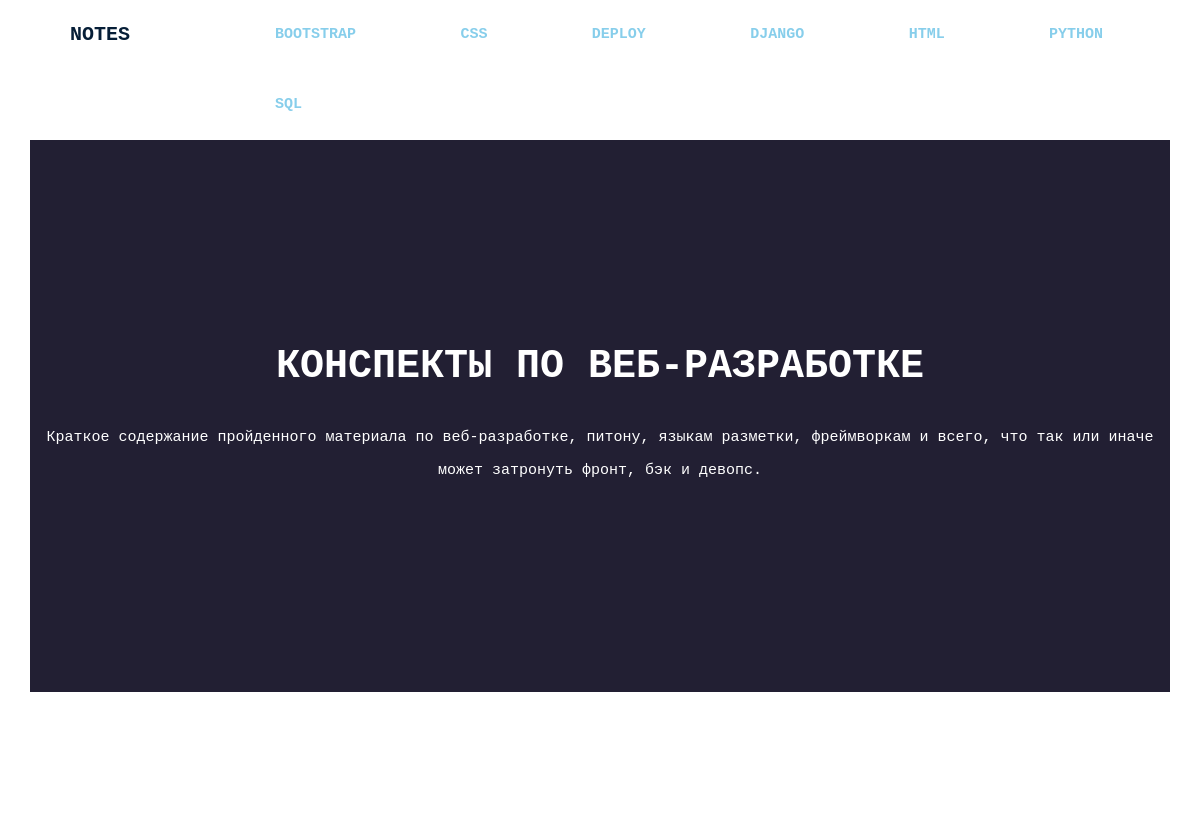
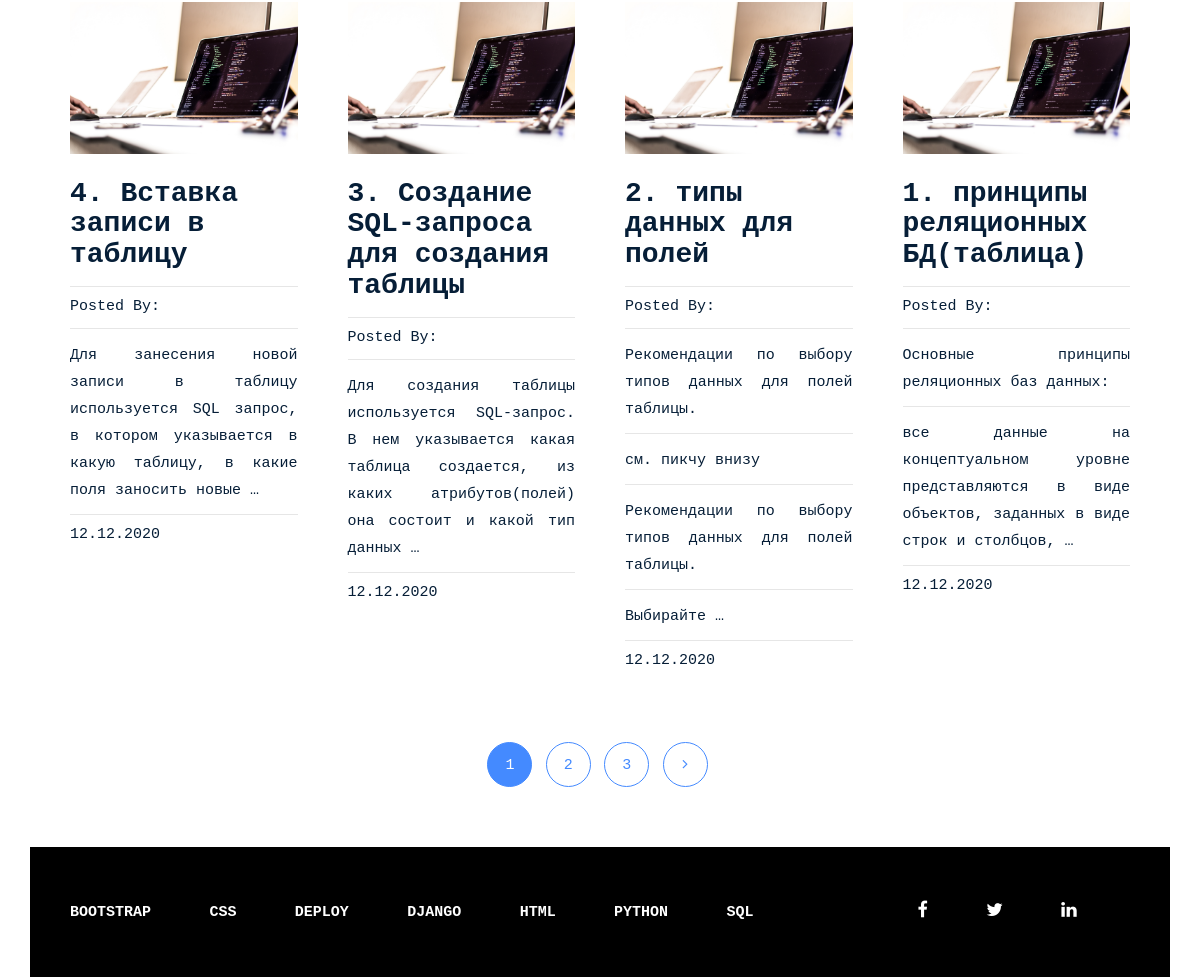
The page / on the database its author committed (2 pictures, top to bottom).
### blog/models.py (models this page shows, shortened)
class Category(models.Model):
    title = models.CharField(max_length=255)
    slug = models.SlugField(max_length=255, verbose_name='Url', unique=True)
    def get_absolute_url(self):
        return reverse('category', kwargs={"slug": self.slug})
    class Meta:
        verbose_name = 'Категория(ю)'
        verbose_name_plural = 'Категории'
        ordering = ['title']

class Post(models.Model):
    title = models.CharField(max_length=255)
    slug = models.SlugField(max_length=255, verbose_name='Url', unique=True)
    author = models.CharField(max_length=100)
    content = models.TextField(blank=True)
    created_at = models.DateTimeField(auto_now_add=True, verbose_name='Опубликовано')
    photo = models.ImageField(upload_to='photos/%Y/%m/%d/', blank=True)
    views = models.IntegerField(default=0, verbose_name='Всего просмотров')
    category = models.ForeignKey(Category, on_delete=models.PROTECT, related_name='posts')
    tags = models.ManyToManyField(Tag, blank=True, related_name='posts')
    def get_absolute_url(self):
        return reverse('post', kwargs={"slug": self.slug})
    class Meta:
        verbose_name = 'Статья(ю)'
        verbose_name_plural = 'Статьи'
        ordering = ['-created_at']

### blog/views.py (the view)
# urls.py: path('', Home.as_view(), name='home'),
class Home(ListView):
    model = Post
    template_name = 'blog/index.html'
    context_object_name = 'posts'
    paginate_by = 4
    def get_context_data(self, *, object_list=None, **kwargs):
        context = super().get_context_data(**kwargs)
        context['title'] = 'Classic Blog Design'
        return context

### blog/templatetags/menu.py (called while the page is built)
@register.inclusion_tag('blog/menu_tpl.html')
def show_menu(menu_class='menu'):
    categories = Category.objects.all()
    return {"categories": categories, "menu_class": menu_class}

### blog/templates/blog/index.html (shortened to what this page needs)
{% extends 'base.html' %}
{% load static %}
{% block content %}
<section class="bg-text-area">
    <div class="container">
        <div class="row">
            <div class="col-md-12">
                <div class="bg-text">
                    <h3>Конспекты по веб-разработке</h3>
                    <p>Краткое содержание пройденного материала по веб-разработке, питону, языкам разметки,
                        фреймворкам и всего, что так или иначе может затронуть фронт, бэк и девопс.</p>
                </div>
            </div>
        </div>
    </div>
</section>
<section class="blog-post-area">
    <div class="container">
        <div class="row">
            <div class="blog-post-area-style">
                {% for post in posts %}
                <div class="col-md-3">
                    <div class="single-post">
                        {% if post.photo %}
                        <img src="{{ post.photo.url }}" alt="{{ post.title }}">
                        {% else %}
                        <img src="https://picsum.photos/id/1060/300/201/?blur=2" alt="{{ post.title }}">
                        {% endif %}
                        <h3><a href="{{ post.get_absolute_url }}">{{ post.title }}</a></h3>
                        <h4><span>Posted By:</span></h4>
                        {{ post.content|truncatewords_html:20|safe }}
                        <h4><span>{{ post.created_at|date:"d.m.Y" }}</span></h4>
                    </div>
                </div>
                {% endfor %}
            </div>
        </div>
    </div>
    {% if page_obj.has_other_pages %}
    <div class="pegination">
        <div class="nav-links">
            {% for p in page_obj.paginator.page_range %}
                {% if page_obj.number == p %}
                <span class="page-numbers current">{{ p }}</span>
                {% elif p > page_obj.number|add:-3 and p < page_obj.number|add:3 %}
                <a class="page-numbers" href="?page={{ p }}">{{ p }}</a>
                {% endif %}
            {% endfor %}
            {% if page_obj.has_next %}
            <a class="page-numbers" href="?page={{ page_obj.next_page_number }}"><i class="fa fa-angle-right" aria-hidden="true"></i></a>
            {% endif %}
        </div>
    </div>
    {% endif %}
</section>
{% endblock %}

### templates/base.html (shortened to what this page needs)
{% load static %}
{% load cache %}
<!DOCTYPE html>
<html lang="en">
<head>
    <link rel="stylesheet" href="{% static 'css/font-awesome.min.css' %}">
    <link rel="stylesheet" href="{% static 'css/bootstrap.css' %}">
    <link rel="stylesheet" href="{% static 'css/owl.carousel.min.css' %}">
    <link rel="stylesheet" href="{% static 'css/owl.theme.default.min.css' %}">
    <link rel="stylesheet" href="{% static 'style.css' %}">
    <link rel="stylesheet" href="{% static 'responsive.css' %}">
</head>
<body>
    <div class="wrapper">
        {% cache 20 header %}
        {% include 'inc/_header.html' %}
        {% endcache %}
        {% block content %}{% endblock %}
        {% cache 20 footer %}
        {% include 'inc/_footer.html' %}
        {% endcache %}
    </div>
</body>
</html>

### templates/inc/_header.html
{% load menu %}
<header class="header">
    <div class="container">
        <div class="row">
            <div class="col-md-2">
                <div class="logo">
                    <h2><a href="{% url 'home' %}">Notes</a></h2>
                </div>
            </div>
            <div class="col-md-10">
                {% show_menu %}
            </div>
        </div>
    </div>
</header>

### blog/templates/blog/menu_tpl.html
<div class="{{ menu_class }}">
    <ul>
        {% for item in categories %}
        <li><a href="{{ item.get_absolute_url }}">{{ item.title }}</a></li>
        {% endfor %}
    </ul>
</div>

### templates/inc/_footer.html (shortened to what this page needs)
{% load menu %}
<footer class="footer">
    <div class="container">
        <div class="row">
            <div class="col-md-12">
                <div class="footer-bg">
                    <div class="row">
                        <div class="col-md-9">
                            {% show_menu 'footer-menu' %}
                        </div>
                        <div class="col-md-3">
                            <div class="footer-icon">
                                <p>
                                    <a href="#"><i class="fa fa-facebook" aria-hidden="true"></i></a>
                                    <a href="#"><i class="fa fa-twitter" aria-hidden="true"></i></a>
                                    <a href="#"><i class="fa fa-linkedin" aria-hidden="true"></i></a>
                                </p>
                            </div>
                        </div>
                    </div>
                </div>
            </div>
        </div>
    </div>
</footer>

### siteblog/static/style.css (style rules this page uses)
.wrapper header.header .logo h2 { margin: 0 0 0 40px; padding: 0; }
.wrapper header.header .logo h2 a { color: #061e37; font-family: 'Lucida console', Monaco, monospace; font-size: 20px; font-weight: 700; text-decoration: none; line-height: 70px; padding: 22px 0; text-transform: uppercase; }
.wrapper header.header .menu { margin: 0 }
.wrapper header.header .menu ul { float: right; margin: 0; padding: 0; margin-right: 4px; }
.wrapper header.header .menu ul li { display: inline-block; list-style: outside none none; margin: 0 -4px 0 0; }
.wrapper header.header .menu ul li a { color: rgb(135, 206, 235); font-family: 'Lucida console', Monaco, monospace; font-size: 15px; font-weight: 600; line-height: 70px; padding: 26px 50px; text-decoration: none; text-transform: uppercase; }
.wrapper section.bg-text-area .bg-text { background: #221f33; background-size: 100% 100%; padding: 205px 10px; text-align: center; }
.wrapper section.bg-text-area .bg-text h3 { color: #fff; font-family: monospace; font-size: 40px; font-weight: 700; text-align: center; text-transform: uppercase; margin: 0; }
.wrapper section.bg-text-area .bg-text p { color: #fff; font-family: monospace; font-size: 15px; font-weight: 500; line-height: 33px; margin: 32px 0 0; text-align: center; }
section.blog-post-area { margin-top: 50px; }
section.blog-post-area img { width: 100%; }
section.blog-post-area .single-post { padding-right: 20px; margin: 100px 0px 0px; }
section.blog-post-area h4 span { font-family: monospace; font-weight: 400; font-size: 15px; color: #061e37; text-decoration: none; }
.blog-post-area .single-post h3 a { font-family: monospace; font-size: 28px; font-weight: 700; text-decoration: none; color: #061e37; }
.blog-post-area .single-post p { color: #061e37; font-family: monospace; font-size: 15px; font-weight: 400; line-height: 27px; padding-top: 14px; position: relative; text-align: justify; }
.blog-post-area .single-post h4 { margin-bottom: 12px; padding-top: 10px; position: relative; }
.blog-post-area .single-post h4::before { background: #e6e6e6 none repeat scroll 0 0; content: ""; height: 1px; position: absolute; top: 0; width: 100%; }
.blog-post-area .single-post p::before { background: #e6e6e6 none repeat scroll 0 0; content: ""; height: 1px; position: absolute; top: 0; width: 100%; }
.blog-post-area .single-post h3 { margin: 25px 0 15px; }
.blog-post-area .pegination { margin-top: 60px; margin-bottom: 60px; }
.blog-post-area .pegination .nav-links { margin: 0; padding: 0; text-align: center; }
.blog-post-area .pegination .nav-links .page-numbers { border: 1px solid #448aff; border-radius: 50%; color: #448aff; display: inline-block; font-family: 'Lucida console', Monaco, monospace; font-size: 15px; font-weight: 400; height: 45px; line-height: 45px; list-style: outside none none; margin-right: 5px; text-align: center; width: 45px; }
.blog-post-area .blog-post-area-style { margin: 0 20px 0 40px; }
.blog-post-area .pegination .nav-links .page-numbers.current { background: #448aff; color: #fff; }
.blog-post-area .pegination .nav-links a { text-decoration: none; }
.wrapper footer.footer { height: 130px; }
.wrapper footer .footer-bg { background: #000 none repeat scroll 0 0; height: 130px; overflow: hidden; }
.wrapper footer.footer .footer-menu { margin: 0 }
.wrapper footer.footer .footer-menu ul { line-height: 130px; margin: 0; padding: 0; }
.wrapper footer.footer .footer-menu ul li { display: inline; list-style: outside none none; margin: 0; padding: 30px 0px; }
.wrapper footer.footer .footer-menu ul li a { color: #fff; font-family: 'Lucida console', Monaco, monospace; font-size: 15px; font-weight: 600; line-height: 70px; margin-left: 40px; padding: 26px 10px 26px 0; text-decoration: none; text-transform: uppercase; }
.wrapper footer.footer .footer-icon p { float: right; line-height: 130px; }
.wrapper footer.footer .footer-icon p i { color: #fff; font-size: 18px; margin-right: 30px; padding: 10px; }

### rows shown on the page
Category: title "BOOTSTRAP"
Category: title "CSS"
Category: title "DEPLOY"
Category: title "DJANGO"
Category: title "HTML"
Category: title "PYTHON"
Category: title "SQL"
Post: photo (picture), title "4. Вставка записи в таблицу", content "Для занесения новой записи в таблицу используется SQL запрос, в котором указывается в какую таблицу, в какие поля заносить новые …", created_at "12.12.2020"
Post: photo (picture), title "3. Создание SQL-запроса для создания таблицы", content "Для создания таблицы используется SQL-запрос. В нем указывается какая таблица создается, из каких атрибутов(полей) она состоит и какой тип данных …", created_at "12.12.2020"
Post: photo (picture), title "2. типы данных для полей", content "Рекомендации по выбору типов данных для полей таблицы. см. пикчу внизу Рекомендации по выбору типов данных для полей таблицы. Выбирайте …", created_at "12.12.2020"
Post: photo (picture), title "1. принципы реляционных БД(таблица)", content "Основные принципы реляционных баз данных: все данные на концептуальном уровне представляются в виде объектов, заданных в виде строк и столбцов, …", created_at "12.12.2020"

### other values the page prints
{{ p }} "1"
{{ p }} "2" "3"
